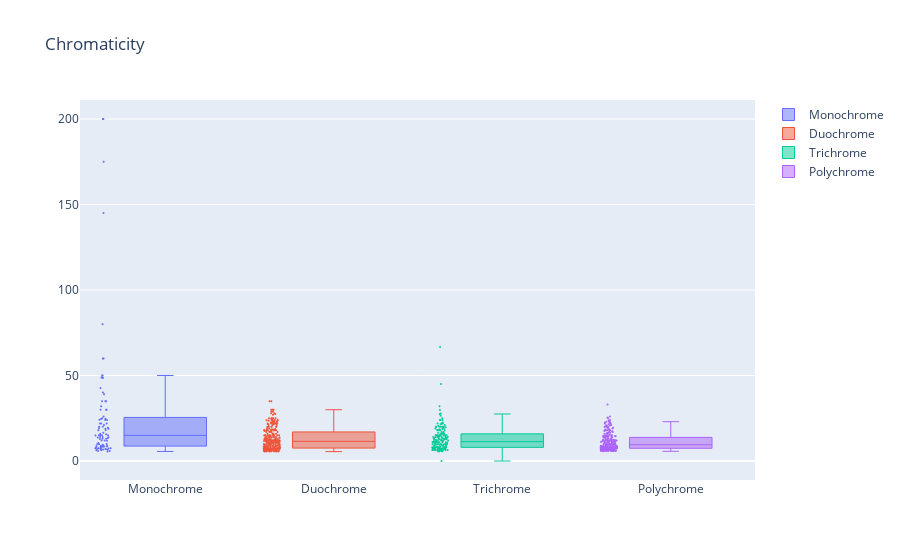
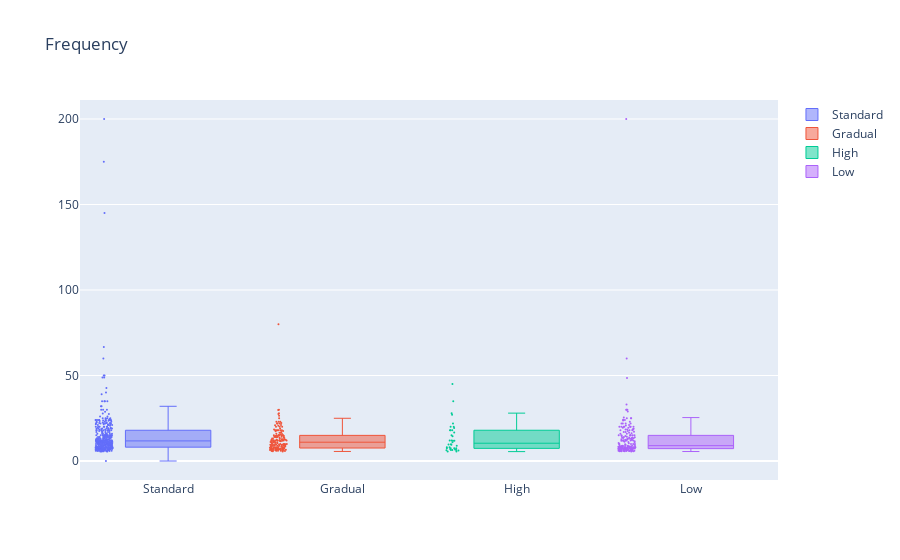
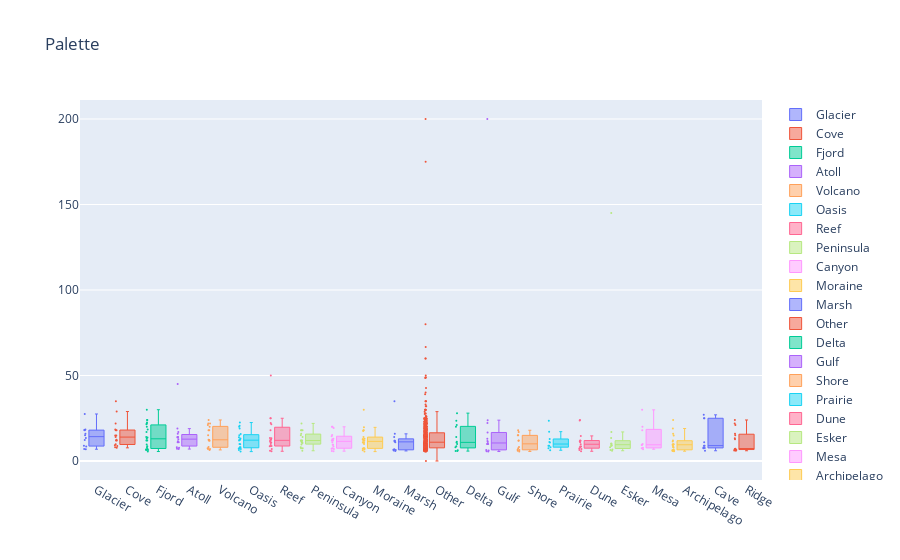
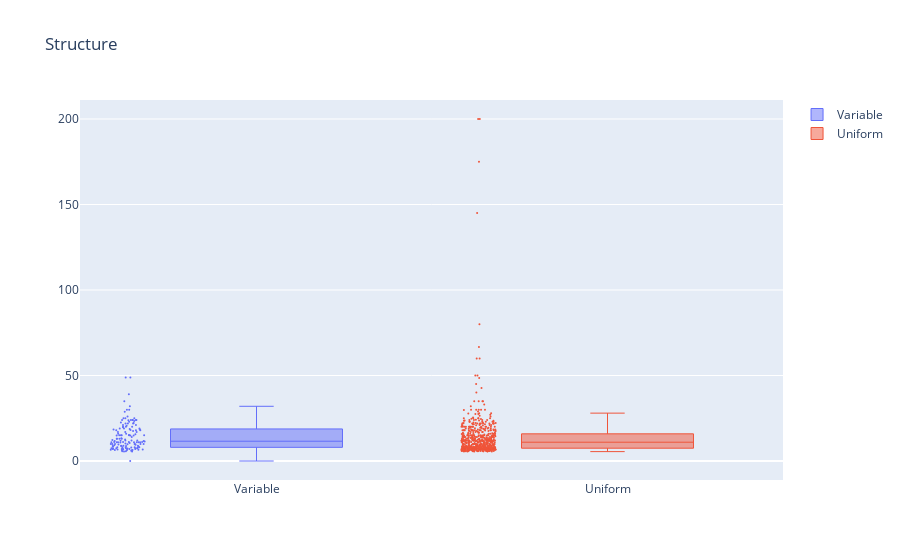

Here is the notebook cell these charts were saved with, in order:
### Markdown cell above
Note that the charts are interactive. You can zoom, hover, pan, etc.

### Code cell
import plotly.express as px
import plotly.graph_objects as go

# import matplotlib.pyplot as plt
import seaborn as sns

# plt.rcParams["figure.figsize"] = (20, 10)
pd.set_option("display.max_columns", None)
pd.plotting.register_matplotlib_converters()

# sns.boxplot(x=df.Style, y=df.Lastprice, hue=df.Chromaticity)
for trait in traits:
    # sns.boxplot(x=df[trait], y=df.Lastprice).set_title(trait)
    # fig = px.box(df, x=trait, y="Lastprice", title=trait, points="all")
    # fig.show()

    fig = go.Figure()
    for traitvariant in df.groupby(trait).median().sort_values("Lastprice", ascending=False).index:
        fig.add_trace(
            go.Box(
                y=df[df[trait] == traitvariant].Lastprice.values,
                name=traitvariant,
                boxpoints="all",
                jitter=0.2,
                whiskerwidth=0.2,
                marker_size=2,
                line_width=1,
            )
        )
    fig.update_layout(title=trait)
    fig.show()

### Figure 1 — Plotly figure (JSON) as saved in the notebook; plotly's stock layout.template omitted (floating-point values rounded to 4 significant figures; data arrays with more than 128 entries replaced by an {"elided": "..."} marker saying what was removed)
{"data": [{"boxpoints": "all", "jitter": 0.2, "line": {"width": 1}, "marker": {"size": 2}, "name": "Monochrome", "type": "box", "whiskerwidth": 0.2, "y": [200, 200, 175, 145, 80, 60, 60, 50, 50, 48.89, 48.88, 48.57, 42.69, 40, 39, 35, 35, 35, 32, 30, 30, 30, 26, 25, 24.69, 24.5, 24.07, 24, 24, 22, 22, 22, 21, 20, 20, 19.5, 19.2, 18.9, 18.88, 18, 18, 16.5, 15.9, 15.59, 15, 15, 15, 15.0, 14.99, 14, 13.99, 13.9, 13.7, 13.5, 13, 13, 12.88, 11.99, 11.99, 11.82, 10.49, 10, 10, 9.8, 9.5, 8.99, 8.98, 8.89, 8.85, 8.6, 8.5, 8.49, 8.4, 8.2, 7.85, 7.8, 7.5, 7.5, 7.4, 7.39, 7.24, 7.1, 7, 6.9, 6.9, 6.75, 6.64, 6.3, 6.25, 5.93, 5.8, 5.6, null, null, null, null, null, null, null, null, null, null, null, null, null, null, null, null, null, null, null, null, null, null, null, null, null, null, null, null, null, null, null, null, null, null, null]}, {"boxpoints": "all", "jitter": 0.2, "line": {"width": 1}, "marker": {"size": 2}, "name": "Duochrome", "type": "box", "whiskerwidth": 0.2, "y": {"elided": "352 float values"}}, {"boxpoints": "all", "jitter": 0.2, "line": {"width": 1}, "marker": {"size": 2}, "name": "Trichrome", "type": "box", "whiskerwidth": 0.2, "y": {"elided": "226 float values"}}, {"boxpoints": "all", "jitter": 0.2, "line": {"width": 1}, "marker": {"size": 2}, "name": "Polychrome", "type": "box", "whiskerwidth": 0.2, "y": {"elided": "295 float values"}}], "layout": {"title": {"text": "Chromaticity"}}}

### Figure 2 — Plotly figure (JSON) as saved in the notebook; plotly's stock layout.template omitted (floating-point values rounded to 4 significant figures; data arrays with more than 128 entries replaced by an {"elided": "..."} marker saying what was removed)
{"data": [{"boxpoints": "all", "jitter": 0.2, "line": {"width": 1}, "marker": {"size": 2}, "name": "Standard", "type": "box", "whiskerwidth": 0.2, "y": {"elided": "491 float values"}}, {"boxpoints": "all", "jitter": 0.2, "line": {"width": 1}, "marker": {"size": 2}, "name": "Gradual", "type": "box", "whiskerwidth": 0.2, "y": {"elided": "213 float values"}}, {"boxpoints": "all", "jitter": 0.2, "line": {"width": 1}, "marker": {"size": 2}, "name": "High", "type": "box", "whiskerwidth": 0.2, "y": [45, 35, 28, 27, 22, 20, 20, 19.3, 18, 18, 17.98, 16.69, 15, 14.5, 12, 11.96, 11.9, 11.9, 11, 9.8, 9.69, 9.5, 9, 8, 8, 7.537, 7.5, 7.49, 7.4, 6.99, 6.7, 6.49, 6.4, 6.4, 6.29, 6.19, 5.555, 5.5, null, null, null, null, null, null, null, null, null, null, null, null, null, null, null, null, null, null, null]}, {"boxpoints": "all", "jitter": 0.2, "line": {"width": 1}, "marker": {"size": 2}, "name": "Low", "type": "box", "whiskerwidth": 0.2, "y": {"elided": "239 float values"}}], "layout": {"title": {"text": "Frequency"}}}

### Figure 3 — Plotly figure (JSON) as saved in the notebook; plotly's stock layout.template omitted (floating-point values rounded to 4 significant figures; data arrays with more than 128 entries replaced by an {"elided": "..."} marker saying what was removed)
{"data": [{"boxpoints": "all", "jitter": 0.2, "line": {"width": 1}, "marker": {"size": 2}, "name": "Glacier", "type": "box", "whiskerwidth": 0.2, "y": [27.5, 18.5, 18.13, 18, 15.99, 15, 13.5, 12.29, 8.99, 8.469, 6.99, 6.9, null, null]}, {"boxpoints": "all", "jitter": 0.2, "line": {"width": 1}, "marker": {"size": 2}, "name": "Cove", "type": "box", "whiskerwidth": 0.2, "y": [35, 28.94, 22, 18.5, 17.99, 17.95, 14.99, 14.95, 14, 12.5, 12, 12, 9.8, 9.25, 8.85, 8, 7.7, null, null, null, null, null, null]}, {"boxpoints": "all", "jitter": 0.2, "line": {"width": 1}, "marker": {"size": 2}, "name": "Fjord", "type": "box", "whiskerwidth": 0.2, "y": [30, 24, 24, 22.5, 21.99, 21.5, 19.97, 18.5, 16.99, 14, 13.8, 13, 12, 11.98, 9.69, 8.6, 8, 7.1, 6.9, 6.79, 6.5, 6.5, 5.55, null, null]}, {"boxpoints": "all", "jitter": 0.2, "line": {"width": 1}, "marker": {"size": 2}, "name": "Atoll", "type": "box", "whiskerwidth": 0.2, "y": [45, 18.95, 17, 16, 14, 14, 13.75, 12.8, 11.5, 11, 10.99, 8, 7.77, 7.2, 6.99, null, null, null, null]}, {"boxpoints": "all", "jitter": 0.2, "line": {"width": 1}, "marker": {"size": 2}, "name": "Volcano", "type": "box", "whiskerwidth": 0.2, "y": [24, 22, 21.99, 21, 19.99, 18, 18, 15, 12.4, 12.35, 11.96, 11.8, 8.2, 7.537, 7.1, 6.99, 6.49, null, null]}, {"boxpoints": "all", "jitter": 0.2, "line": {"width": 1}, "marker": {"size": 2}, "name": "Oasis", "type": "box", "whiskerwidth": 0.2, "y": [22.5, 20.69, 20, 19, 15.8, 15, 13.9, 13.2, 12.65, 12.4, 11.99, 9.99, 9.8, 8, 7.99, 7.5, 7.3, 7, 6.4, 5.5, null, null, null, null, null, null, null]}, {"boxpoints": "all", "jitter": 0.2, "line": {"width": 1}, "marker": {"size": 2}, "name": "Reef", "type": "box", "whiskerwidth": 0.2, "y": [50, 25, 25.0, 22.2, 21.5, 18, 13.5, 13.33, 12.5, 12.45, 11.75, 11.11, 10.9, 10, 8.8, 8.75, 8.6, 7, 5.97, 5.7, null, null]}, {"boxpoints": "all", "jitter": 0.2, "line": {"width": 1}, "marker": {"size": 2}, "name": "Peninsula", "type": "box", "whiskerwidth": 0.2, "y": [22, 18, 18, 18, 16, 15, 14, 12, 12, 12, 11.5, 11, 10.88, 10.5, 9.69, 8, 7.5, 7.5, 5.99, null, null]}, {"boxpoints": "all", "jitter": 0.2, "line": {"width": 1}, "marker": {"size": 2}, "name": "Canyon", "type": "box", "whiskerwidth": 0.2, "y": [20, 20, 19.3, 15.24, 14.5, 13, 12.8, 12, 12, 11, 9.5, 9.5, 8.5, 7.49, 7.22, 7, 5.85, 5.77, null, null, null]}, {"boxpoints": "all", "jitter": 0.2, "line": {"width": 1}, "marker": {"size": 2}, "name": "Moraine", "type": "box", "whiskerwidth": 0.2, "y": [30, 19.69, 18, 17.98, 17.5, 14, 13, 12.8, 12.69, 12, 11.99, 11, 10.98, 10.69, 9.99, 7.49, 7.4, 7.25, 7.123, 7, 6.29, 5.5, null, null, null, null]}, {"boxpoints": "all", "jitter": 0.2, "line": {"width": 1}, "marker": {"size": 2}, "name": "Marsh", "type": "box", "whiskerwidth": 0.2, "y": [35, 15.9, 14, 11.9, 11.8, 11.4, 11, 6.9, 6.6, 6.49, 6.1, 5.889, null, null, null, null, null]}, {"boxpoints": "all", "jitter": 0.2, "line": {"width": 1}, "marker": {"size": 2}, "name": "Other", "type": "box", "whiskerwidth": 0.2, "y": {"elided": "585 float values"}}, {"boxpoints": "all", "jitter": 0.2, "line": {"width": 1}, "marker": {"size": 2}, "name": "Delta", "type": "box", "whiskerwidth": 0.2, "y": [28, 23.5, 21, 20, 14, 11.3, 10.9, 9.9, 8.69, 8.1, 6.35, 5.85, 5.8, null, null, null, null, null]}, {"boxpoints": "all", "jitter": 0.2, "line": {"width": 1}, "marker": {"size": 2}, "name": "Gulf", "type": "box", "whiskerwidth": 0.2, "y": [200, 23.89, 22.22, 16.69, 13, 11.75, 11.11, 10, 10.0, 9.99, 6.5, 6.21, 5.75, 5.555, null, null, null, null, null]}, {"boxpoints": "all", "jitter": 0.2, "line": {"width": 1}, "marker": {"size": 2}, "name": "Shore", "type": "box", "whiskerwidth": 0.2, "y": [17.99, 17, 15, 15, 12, 11.88, 8.2, 7.49, 6.6, 6.5, 5.95, 5.6, null, null, null, null, null]}, {"boxpoints": "all", "jitter": 0.2, "line": {"width": 1}, "marker": {"size": 2}, "name": "Prairie", "type": "box", "whiskerwidth": 0.2, "y": [23.5, 17.17, 12.89, 11.11, 10.88, 9, 9, 8.1, 7.489, 6.3, null, null, null, null, null, null, null]}, {"boxpoints": "all", "jitter": 0.2, "line": {"width": 1}, "marker": {"size": 2}, "name": "Dune", "type": "box", "whiskerwidth": 0.2, "y": [24, 23.69, 14.69, 12, 11.9, 11.5, 10.96, 9.8, 8.5, 8.49, 8, 7.35, 7, 6.4, 5.7, null, null, null, null, null, null, null]}, {"boxpoints": "all", "jitter": 0.2, "line": {"width": 1}, "marker": {"size": 2}, "name": "Esker", "type": "box", "whiskerwidth": 0.2, "y": [145, 17, 13.5, 10.25, 10, 10, 9.1, 8.8, 8, 6.68, 6.5, 6, null, null, null, null, null, null, null]}, {"boxpoints": "all", "jitter": 0.2, "line": {"width": 1}, "marker": {"size": 2}, "name": "Mesa", "type": "box", "whiskerwidth": 0.2, "y": [29.91, 20, 18, 9.88, 9.5, 9.4, 7.7, 7.5, 6.9, null, null, null, null, null, null]}, {"boxpoints": "all", "jitter": 0.2, "line": {"width": 1}, "marker": {"size": 2}, "name": "Archipelago", "type": "box", "whiskerwidth": 0.2, "y": [24, 19, 15.9, 14.9, 12, 11.45, 9.8, 9.8, 9.69, 9.5, 8.765, 8, 8, 6.68, 6.49, 6.29, 5.9, 5.8, 5.75, null, null]}, {"boxpoints": "all", "jitter": 0.2, "line": {"width": 1}, "marker": {"size": 2}, "name": "Cave", "type": "box", "whiskerwidth": 0.2, "y": [27, 25, 25, 11, 9, 9, 7.9, 7.66, 7.5, 5.99, null, null, null, null, null]}, {"boxpoints": "all", "jitter": 0.2, "line": {"width": 1}, "marker": {"size": 2}, "name": "Ridge", "type": "box", "whiskerwidth": 0.2, "y": [24, 22, 21, 15.9, 15, 13.3, 12.69, 7.15, 7.1, 6.89, 6.75, 6.7, 6.4, 6.19, 6, null, null, null]}], "layout": {"title": {"text": "Palette"}}}

### Figure 4 — Plotly figure (JSON) as saved in the notebook; plotly's stock layout.template omitted (floating-point values rounded to 4 significant figures; data arrays with more than 128 entries replaced by an {"elided": "..."} marker saying what was removed)
{"data": [{"boxpoints": "all", "jitter": 0.2, "line": {"width": 1}, "marker": {"size": 2}, "name": "Variable", "type": "box", "whiskerwidth": 0.2, "y": {"elided": "192 float values"}}, {"boxpoints": "all", "jitter": 0.2, "line": {"width": 1}, "marker": {"size": 2}, "name": "Uniform", "type": "box", "whiskerwidth": 0.2, "y": {"elided": "808 float values"}}], "layout": {"title": {"text": "Structure"}}}
